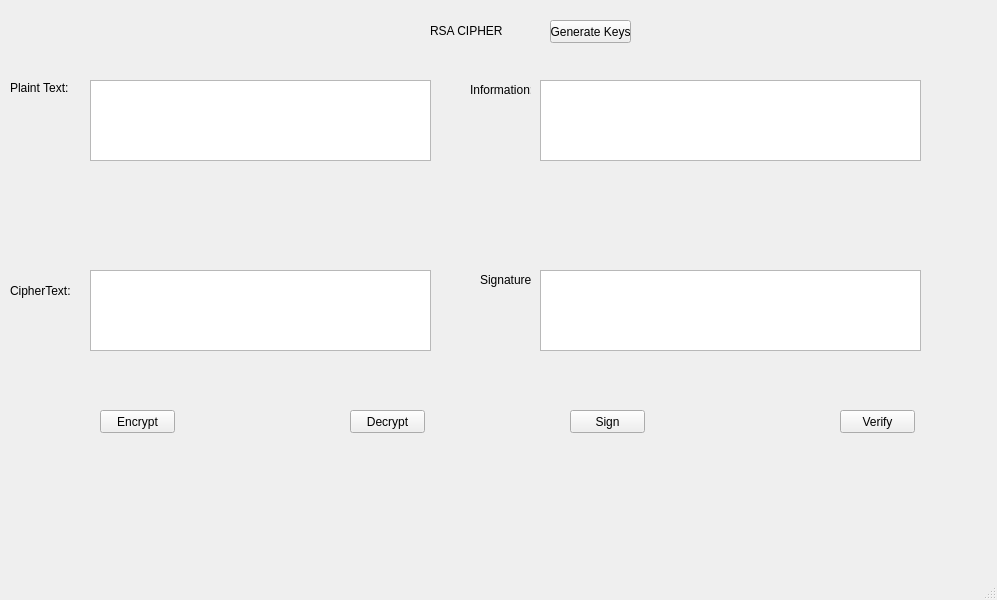
<?xml version="1.0" encoding="UTF-8"?>
<ui version="4.0">
 <class>MainWindow</class>
 <widget class="QMainWindow" name="MainWindow">
  <property name="geometry">
   <rect>
    <x>0</x>
    <y>0</y>
    <width>997</width>
    <height>600</height>
   </rect>
  </property>
  <property name="windowTitle">
   <string>MainWindow</string>
  </property>
  <widget class="QWidget" name="centralwidget">
   <widget class="QLabel" name="label">
    <property name="geometry">
     <rect>
      <x>430</x>
      <y>20</y>
      <width>81</width>
      <height>21</height>
     </rect>
    </property>
    <property name="text">
     <string>RSA CIPHER</string>
    </property>
   </widget>
   <widget class="QLabel" name="label_2">
    <property name="geometry">
     <rect>
      <x>10</x>
      <y>80</y>
      <width>61</width>
      <height>16</height>
     </rect>
    </property>
    <property name="text">
     <string>Plaint Text:</string>
    </property>
   </widget>
   <widget class="QLabel" name="label_3">
    <property name="geometry">
     <rect>
      <x>10</x>
      <y>280</y>
      <width>61</width>
      <height>21</height>
     </rect>
    </property>
    <property name="text">
     <string>CipherText:</string>
    </property>
   </widget>
   <widget class="QLabel" name="label_4">
    <property name="geometry">
     <rect>
      <x>470</x>
      <y>80</y>
      <width>61</width>
      <height>20</height>
     </rect>
    </property>
    <property name="text">
     <string>Information:</string>
    </property>
   </widget>
   <widget class="QLabel" name="label_5">
    <property name="geometry">
     <rect>
      <x>480</x>
      <y>270</y>
      <width>51</width>
      <height>20</height>
     </rect>
    </property>
    <property name="text">
     <string>Signature:</string>
    </property>
   </widget>
   <widget class="QPushButton" name="btn_gen_keys">
    <property name="geometry">
     <rect>
      <x>550</x>
      <y>20</y>
      <width>81</width>
      <height>23</height>
     </rect>
    </property>
    <property name="text">
     <string>Generate Keys</string>
    </property>
   </widget>
   <widget class="QPushButton" name="btn_encrypt">
    <property name="geometry">
     <rect>
      <x>100</x>
      <y>410</y>
      <width>75</width>
      <height>23</height>
     </rect>
    </property>
    <property name="text">
     <string>Encrypt</string>
    </property>
   </widget>
   <widget class="QPushButton" name="btn_decrypt">
    <property name="geometry">
     <rect>
      <x>350</x>
      <y>410</y>
      <width>75</width>
      <height>23</height>
     </rect>
    </property>
    <property name="text">
     <string>Decrypt</string>
    </property>
   </widget>
   <widget class="QPushButton" name="btn_sign">
    <property name="geometry">
     <rect>
      <x>570</x>
      <y>410</y>
      <width>75</width>
      <height>23</height>
     </rect>
    </property>
    <property name="text">
     <string>Sign</string>
    </property>
   </widget>
   <widget class="QPushButton" name="btn_verify">
    <property name="geometry">
     <rect>
      <x>840</x>
      <y>410</y>
      <width>75</width>
      <height>23</height>
     </rect>
    </property>
    <property name="text">
     <string>Verify</string>
    </property>
   </widget>
   <widget class="QPlainTextEdit" name="txt_plain_text">
    <property name="geometry">
     <rect>
      <x>90</x>
      <y>80</y>
      <width>341</width>
      <height>81</height>
     </rect>
    </property>
   </widget>
   <widget class="QPlainTextEdit" name="txt_info">
    <property name="geometry">
     <rect>
      <x>540</x>
      <y>80</y>
      <width>381</width>
      <height>81</height>
     </rect>
    </property>
   </widget>
   <widget class="QPlainTextEdit" name="txt_cipher_text">
    <property name="geometry">
     <rect>
      <x>90</x>
      <y>270</y>
      <width>341</width>
      <height>81</height>
     </rect>
    </property>
   </widget>
   <widget class="QPlainTextEdit" name="txt_sign">
    <property name="geometry">
     <rect>
      <x>540</x>
      <y>270</y>
      <width>381</width>
      <height>81</height>
     </rect>
    </property>
   </widget>
  </widget>
  <widget class="QMenuBar" name="menubar">
   <property name="geometry">
    <rect>
     <x>0</x>
     <y>0</y>
     <width>997</width>
     <height>21</height>
    </rect>
   </property>
  </widget>
  <widget class="QStatusBar" name="statusbar"/>
 </widget>
 <resources/>
 <connections/>
</ui>
